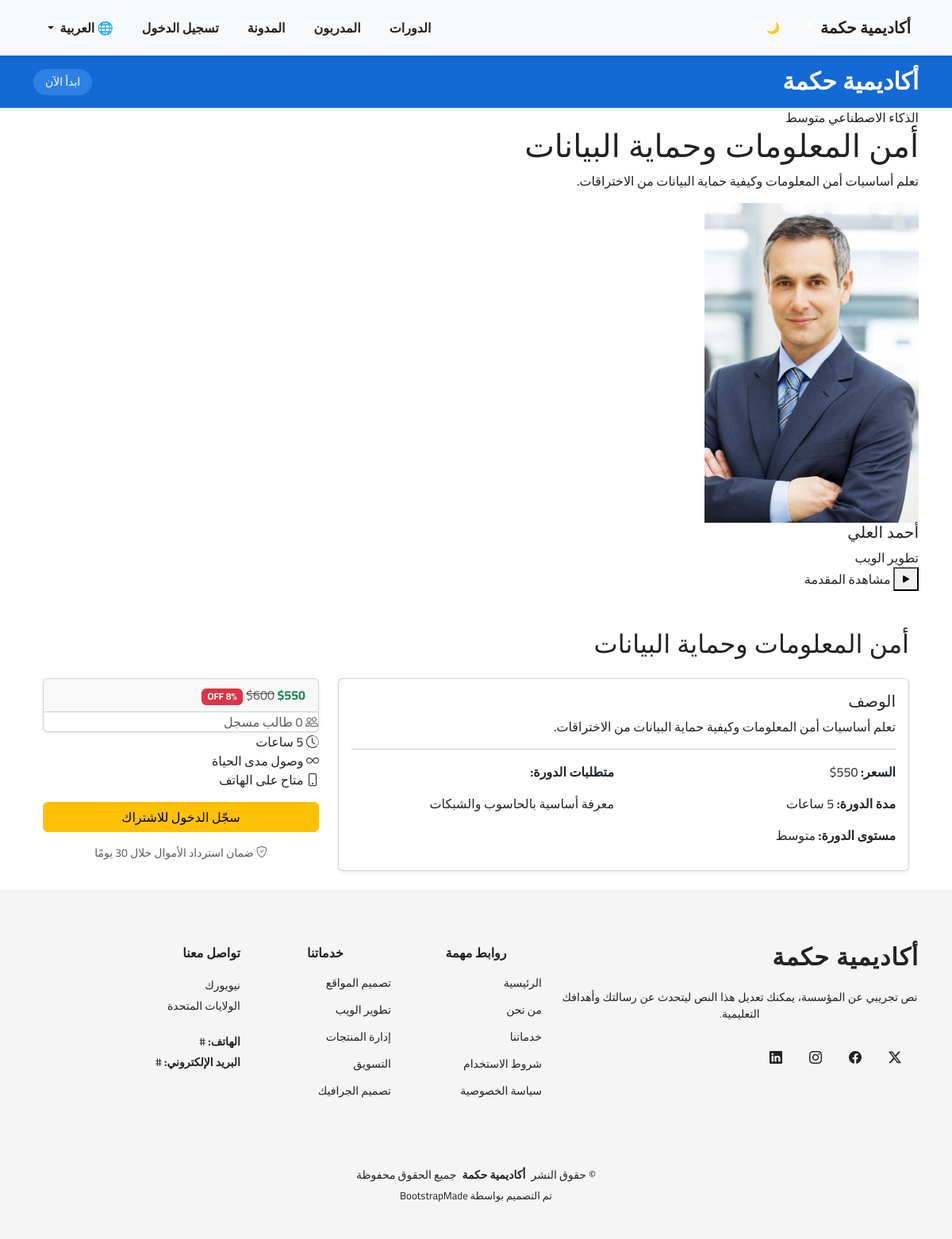
Screenshot of /ar/courses/20/ with the database file from the repository.
### courses/models.py (models this page shows, shortened)
class Course(models.Model):
    title = models.CharField(max_length=200, verbose_name=_("عنوان الدورة"))
    description = models.TextField(verbose_name=_("وصف الدورة"))
    is_published = models.BooleanField(default=True, verbose_name=_("نشر الدورة"))
    price = models.DecimalField(max_digits=6, decimal_places=0, verbose_name=_("السعر"))
    old_price = models.DecimalField(max_digits=6, decimal_places=0, default=0, blank=True, verbose_name=_("السعر القديم"))
    created_at = models.DateTimeField(auto_now_add=True, verbose_name=_("تاريخ الإنشاء"))
    image = models.ImageField(upload_to='course_images/', null=True, blank=True, verbose_name=_("صورة الدورة"))
    duration = models.CharField(max_length=100, blank=True, null=True, verbose_name=_("مدة الدورة"))
    level = models.CharField(max_length=100, blank=True, null=True, verbose_name=_("مستوى الدورة"))
    prerequisites = models.TextField(blank=True, null=True, verbose_name=_("متطلبات الدورة"))
    students = models.ManyToManyField(User, related_name="courses", blank=True, verbose_name=_("الطلاب المشتركين"))
    instructor = models.ForeignKey(Instructor, on_delete=models.SET_NULL, null=True, blank=True, verbose_name=_("مدرب الدورة"))
    category = models.ForeignKey(Category, on_delete=models.CASCADE, related_name='courses', null=True, blank=True, verbose_name=_("فئة الدورة"))
    class Meta:
        verbose_name = _("دورة")
        verbose_name_plural = _("الدورات")
        ordering = ['-created_at']

class Category(models.Model):
    name = models.CharField(max_length=50, verbose_name=_("التصنيف"))

class Instructor(models.Model):
    full_name = models.CharField(max_length=100, verbose_name=_("الاسم الكامل"))
    bio = models.TextField(blank=True, verbose_name=_("نبذة"))
    specialty = models.CharField(max_length=100, blank=True, verbose_name=_("التخصص"))
    photo = models.ImageField(upload_to='instructors/', blank=True, null=True, verbose_name=_("صورة المدرب"))
    email = models.EmailField(unique=True, verbose_name=_("البريد الإلكتروني"))
    rating = models.FloatField(default=0.0, verbose_name=_("التقييم"))
    facebook = models.URLField(blank=True, verbose_name=_("فيسبوك"))
    twitter = models.URLField(blank=True, verbose_name=_("تويتر"))
    linkedin = models.URLField(blank=True)
    user = models.OneToOneField(User, on_delete=models.CASCADE, related_name='instructor_profile')

### courses/views.py (the view, shortened to what this page needs)
# urls.py: path('<int:course_id>/', views.course_detail, name="course_detail"),
def course_detail(request, course_id):
    course = get_object_or_404(Course, id=course_id)
    is_enrolled = False
    discount = None
    if course.old_price and course.old_price > course.price:
        discount = int(round((1 - (course.price / course.old_price)) * 100))
    return render(request, 'courses/course_detail.html', {
        'course': course,
        'is_enrolled': is_enrolled,
        'discount': discount,
    })

### courses/templates/courses/course_detail.html (shortened to what this page needs)
{% extends "base.html" %}
{% load static %}
{% load i18n %}
{% block content %}
<div class="course-hero" data-aos="fade-up" data-aos-delay="200">
  <div class="hero-content">
    <div class="course-badge">
      <span class="category">{{ course.category.name }}</span>
      {% if course.level %}
        <span class="level">{{ course.level }}</span>
      {% endif %}
    </div>
    <h1>{{ course.title }}</h1>
    {% if course.description %}
      <p class="course-subtitle">{{ course.description|truncatechars:160 }}</p>
    {% endif %}
    {% if course.instructor %}
      <div class="instructor-card">
        {% if course.instructor.photo %}
          <img src="{{ course.instructor.photo.url }}" alt="{{ course.instructor.full_name }}" class="instructor-image">
        {% endif %}
        <div class="instructor-details">
          <h5>{{ course.instructor.full_name }}</h5>
          <span>{{ course.instructor.specialty }}</span>
        </div>
      </div>
    {% endif %}
  </div>
  <div class="hero-image">
    <div class="play-overlay">
      <button class="play-btn">
        <i class="bi bi-play-fill"></i>
      </button>
      <span>{% trans "مشاهدة المقدمة" %}</span>
    </div>
  </div>
</div>
<div class="container mt-5">
    <h2 class="mb-4">{{ course.title }}</h2>
    <div class="row">
    <div class="col-md-8">
        <div class="card mb-4 shadow-sm">
            <div class="card-body">
                <h5 class="card-title">{% trans "الوصف" %}</h5>
                <p class="card-text">{{ course.description }}</p>
                <hr>
                <div class="row">
                    <div class="col-md-6">
                        <p><strong>{% trans "السعر" %}:</strong> {{ course.price }}$</p>
                        {% if course.duration %}
                        <p><strong>{% trans "مدة الدورة" %}:</strong> {{ course.duration }}</p>
                        {% endif %}
                        {% if course.level %}
                        <p><strong>{% trans "مستوى الدورة" %}:</strong> {{ course.level }}</p>
                        {% endif %}
                    </div>
                    <div class="col-md-6">
                        {% if course.prerequisites %}
                        <p><strong>{% trans "متطلبات الدورة" %}:</strong></p>
                        <p>{{ course.prerequisites }}</p>
                        {% endif %}
                    </div>
                </div>
            </div>
        </div>
    </div>
    <div class="col-md-4">
        <div class="enrollment-card card shadow-sm" data-aos="fade-up" data-aos-delay="200">
            <div class="card-header d-flex justify-content-between align-items-center">
                <div class="price-display">
                    {% if course.price > 0 %}
                    {% if course.old_price and course.old_price > course.price %}
                    <span class="current-price fw-bold text-success">${{ course.price }}</span>
                    <span class="original-price text-muted text-decoration-line-through">${{ course.old_price }}</span>
                    {% if discount %}
                    <span class="discount badge bg-danger">{{ discount }}% OFF</span>
                    {% endif %}
                    {% else %}
                    <span class="current-price fw-bold">${{ course.price }}</span>
                    {% endif %}
                    {% endif %}
                </div>
            </div>
                <div class="enrollment-count text-muted">
                    <i class="bi bi-people"></i>
                    <span>{{ course.students.count }} {% trans "طالب مسجل" %}</span>
                </div>
            </div>
            <div class="card-body">
                <div class="course-highlights mb-3">
                    {% if course.duration %}
                    <div class="highlight-item"><i class="bi bi-clock-history"></i> <span>{{ course.duration }}</span></div>
                    {% endif %}
                    <div class="highlight-item"><i class="bi bi-infinity"></i> <span>{% trans "وصول مدى الحياة" %}</span></div>
                    <div class="highlight-item"><i class="bi bi-phone"></i> <span>{% trans "متاح على الهاتف" %}</span></div>
                </div>
                <div class="action-buttons mb-3">
                    {% if user.is_authenticated %}
                        {% if user.is_superuser or user in course.students.all %}
                            <div class="alert alert-success mb-0">
                                ✅ {% trans "أنت مسجل في هذه الدورة" %}
                            </div>
                        {% else %}
                            <a href="{% url 'courses:buy_course' course.id %}" class="btn btn-primary w-100">
                                {% trans "اشترك الآن" %}
                            </a>
                        {% endif %}
                    {% else %}
                        <a href="{% url 'login' %}?next={{ request.path }}" class="btn btn-warning w-100">
                            {% trans "سجّل الدخول للاشتراك" %}
                        </a>
                    {% endif %}
                </div>
                <div class="guarantee text-center text-muted small">
                    <i class="bi bi-shield-check"></i>
                    {% trans "ضمان استرداد الأموال خلال 30 يومًا" %}
                </div>
            </div>
        </div>
    </div>
</div>
{% endblock %}

### rows the page displays
Course: category.name "الذكاء الاصطناعي", level "متوسط", title "أمن المعلومات وحماية البيانات", description "تعلم أساسيات أمن المعلومات وكيفية حماية البيانات من الاختراقات.", instructor.photo (picture), instructor.full_name "أحمد العلي", instructor.specialty "تطوير الويب", price "550", duration "5 ساعات", prerequisites "معرفة أساسية بالحاسوب والشبكات", old_price "600", students.count "0"

### other values shown
{{ discount }} "8"
